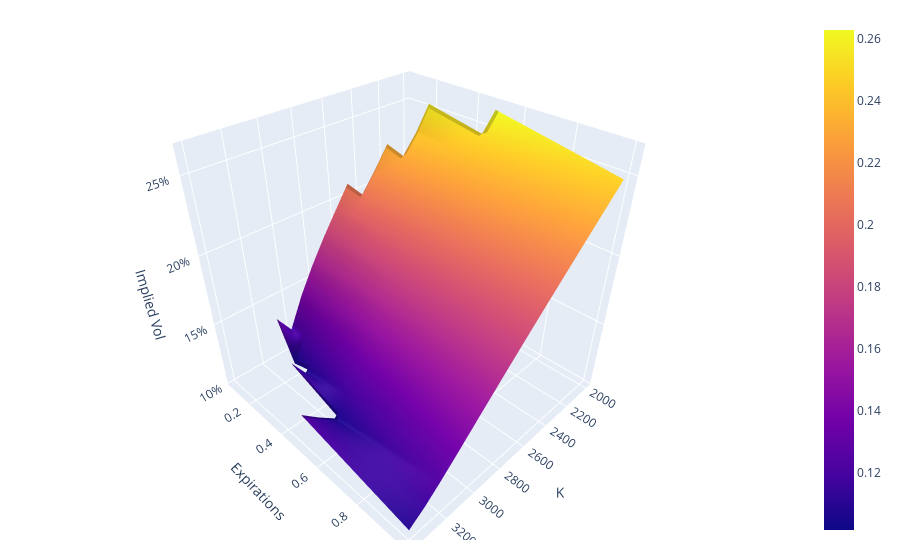

Source (notebook cell):
### Code cell
# Create the surface plot
fig = go.Figure(
    go.Surface(
        z=surface,
        x=strikes,
        y=expirations,
    )
)

# Update layout for better visualization
fig.update_layout(
    scene=dict(
        xaxis_title="K",
        yaxis_title="Expirations",
        zaxis_title="Implied Vol",
        zaxis=dict(tickformat=".0%"),
    ),
    autosize=False,
    margin=dict(l=20, r=20, b=20, t=20),
)

### Figure 1 — Plotly figure (JSON) as saved in the notebook; plotly's stock layout.template omitted (floating-point values rounded to 4 significant figures)
{"data": [{"type": "surface", "x": [2000, 2100, 2200, 2300, 2400, 2500, 2600, 2700, 2800, 2900, 3000, 3100, 3200, 3300, 3400], "y": [0.08333, 0.1667, 0.25, 0.5, 1], "z": [[null, null, null, null, null, 0.2094, 0.194, 0.1785, 0.1615, 0.1424, 0.1194, 0.1361, null, null, null], [null, null, null, 0.2344, 0.22, 0.2068, 0.1933, 0.1784, 0.162, 0.1431, 0.1216, 0.1015, null, null, null], [null, 0.2585, 0.2428, 0.2308, 0.2188, 0.2061, 0.1924, 0.178, 0.1622, 0.1445, 0.1249, 0.1058, 0.1233, null, null], [0.263, 0.2513, 0.2396, 0.2278, 0.2157, 0.2035, 0.191, 0.1779, 0.164, 0.1493, 0.1339, 0.1185, 0.105, 0.1146, 0.1254], [0.2479, 0.2379, 0.2281, 0.2182, 0.2082, 0.1982, 0.1881, 0.1779, 0.1675, 0.157, 0.1463, 0.1357, 0.1254, 0.1157, 0.1078]]}], "layout": {"autosize": false, "margin": {"b": 20, "l": 20, "r": 20, "t": 20}, "scene": {"xaxis": {"title": {"text": "K"}}, "yaxis": {"title": {"text": "Expirations"}}, "zaxis": {"tickformat": ".0%", "title": {"text": "Implied Vol"}}}}}
